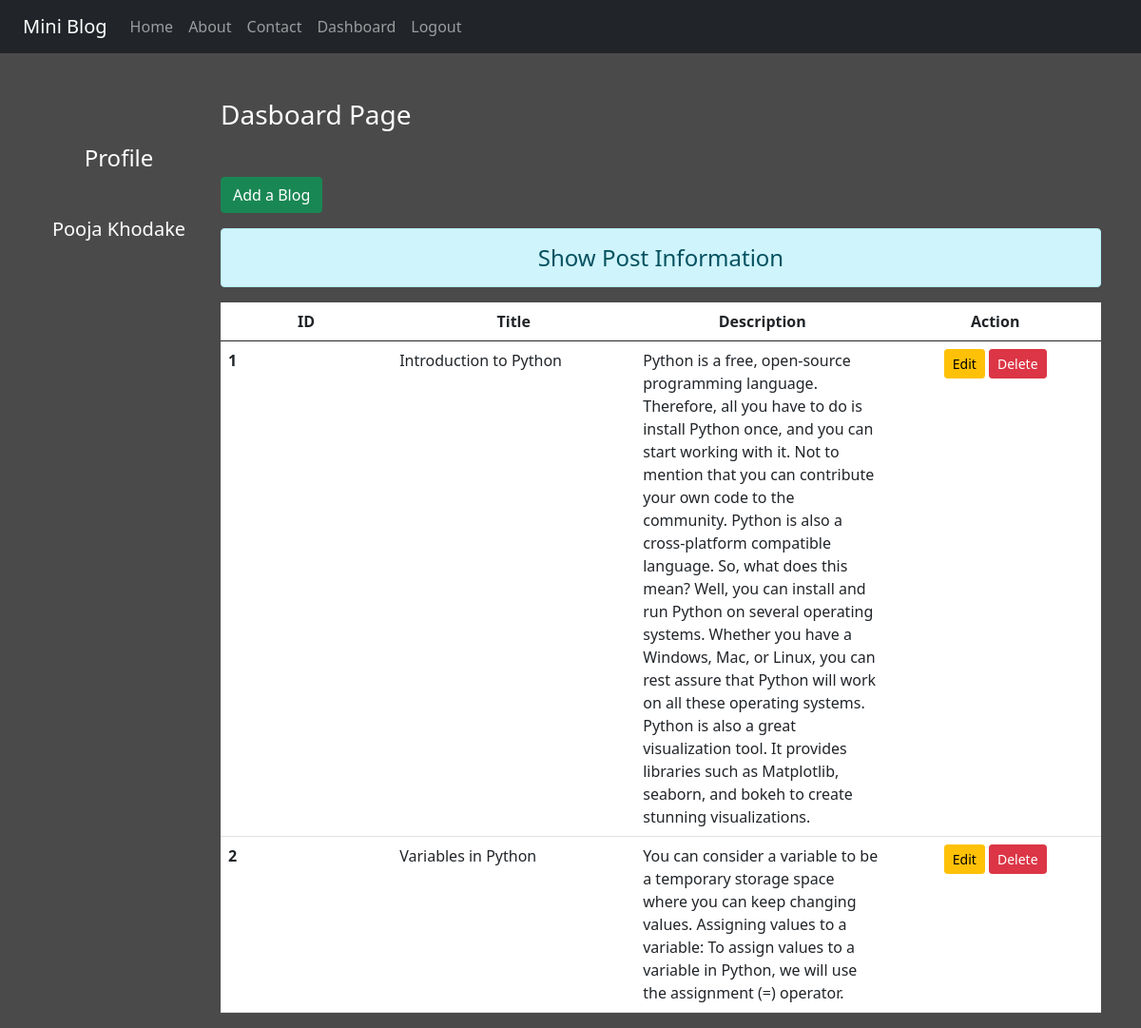
The page /dashboard/ (signed in) on the database its author committed.
### blog/models.py (models this page shows)
class Post(models.Model):
    title = models.CharField(max_length=150)
    desc = models.TextField()

### blog/views.py (the view)
# urls.py: path('dashboard/', views.dashboard, name='dashboard'),
def dashboard(request):
    if request.user.is_authenticated:
        posts = Post.objects.all()
        user = request.user
        full_name = user.get_full_name()
        gps = user.groups.all()
        return render(request, 'blog/dashboard.html', {'posts': posts, 'full_name': full_name, 'groups': gps})
    else:
        return HttpResponseRedirect('/login/')

### blog/templates/blog/dashboard.html (shortened to what this page needs)
{% extends 'blog/base.html' %}
{% load static %}
{% block side %}
<div class="col-sm-2 text-white my-5 text-center">
    <h4 class="my-5">Profile</h4>
    <h5>{{full_name}}</h5>
</div>
{% endblock side %}
{% block content %}
<div class="col-sm-10">
<h3 class="text-white my-5">Dasboard Page</h3>
<a href="{% url 'addpost'%}" class="btn btn-success">Add a Blog</a>
<h4 class="text-center alert alert-info mt-3">Show Post Information</h4>
{% if posts %}
<table class="table table-hover bg-white">
    <thead>
        <tr class="text-center">
            <th scope="col" style="width:2%">ID</th>
            <th scope="col" style="width:2%">Title</th>
            <th scope="col" style="width:2%">Description</th>
            <th scope="col" style="width:2%">Action</th>
        </tr>
    </thead>
    <tbody>
        {% for post in posts %}
        <tr>
            <th scope="row">{{ post.id }}</th>
            <td>{{ post.title }}</td>
            <td>{{ post.desc }}</td>
            <td class="text-center">
                <a href = "{% url 'updatepost' post.id %}" class="btn btn-warning btn-sm">Edit</a>
                {% if perms.blog.delete_post %}
                <form action = "{% url 'deletepost' post.id %}" method = "post" class="d-inline">
                    <input type="submit" class="btn btn-danger btn-sm" value="Delete">
                </form>
                {% endif %}
            </td>
        </tr>
        {% endfor %}
    </tbody>
</table>
{% else %}
    <h4 class="text-center alert alert-warning">No Records</h4>
    {% endif %}
</div>
{% endblock content %}

### blog/templates/blog/base.html (shortened to what this page needs)
<!DOCTYPE html>
{% load static %}
<html lang="en">
<head>
<link rel="stylesheet" href= "{% static 'blog/css/bootstrap.css' %}">
<link rel="stylesheet" href= "{% static 'blog/css/style.css' %}">
</head>
<body>
<div class="container-fluid bg-dark">
    {% include 'blog/navbar.html' %}
</div>
<div class="container">
    <div class="row">
        {% block side %}
        {% endblock side %}
        {% block content %}
        {% endblock content %}
    </div>
</div>
</body>
</html>

### blog/templates/blog/navbar.html (shortened to what this page needs)
<nav class="navbar navbar-expand-md navbar-dark bg-dark sticky-top">
    <div class="container-fluid">
      <a class="navbar-brand" href="#">Mini Blog</a>
      <div class="collapse navbar-collapse" id="navbarNav">
        <ul class="navbar-nav">
          <li class="nav-item dropdown">
            <a class="nav-link" aria-current="page" href="/">Home</a>
          </li>
          <li class="nav-item">
            <a class="nav-link" href="{% url 'about' %}">About</a>
          </li>
          <li class="nav-item">
            <a class="nav-link" href="{% url 'contact' %}">Contact</a>
          </li>
          {% if request.user.is_authenticated %}
          <li class="nav-item">
            <a class="nav-link" href="{% url 'dashboard' %}">Dashboard</a>
          </li>
          <li class="nav-item">
            <a class="nav-link" href="{% url 'logout' %}">Logout</a>
          </li>
          {% endif %}
        </ul>
      </div>
    </div>
  </nav>

### blog/static/blog/css/style.css (style rules this page uses)
body { background-color: rgb(75, 74, 74); color: antiquewhite; }

### rows shown on the page
Post: id "1", title "Introduction to Python", desc "Python is a free, open-source programming language. Therefore, all you have to do is install Python once, and you can start working with it. Not to mention that you can contribute your own code to the community. Python is also a cross-platform compatible language. So, what does this mean? Well, you can install and run Python on several operating systems. Whether you have a Windows, Mac, or Linux, you can rest assure that Python will work on all these operating systems. Python is also a great visualization tool. It provides libraries such as Matplotlib, seaborn, and bokeh to create stunning visualizations."
Post: id "2", title "Variables in Python", desc "You can consider a variable to be a temporary storage space where you can keep changing values. Assigning values to a variable: To assign values to a variable in Python, we will use the assignment (=) operator."

### other values the page prints
{{ full_name }} "Pooja Khodake"
